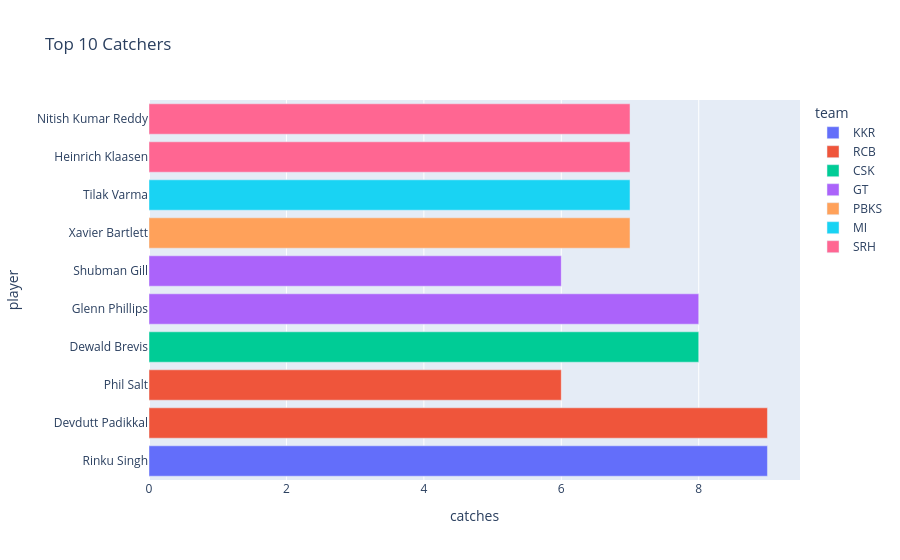

Write notebook code for a chart like this one.
### Code cell
fig = px.bar(df.sort_values("catches", ascending=False).head(10),
             x="catches", y="player", orientation="h", color="team",
             title="Top 10 Catchers")
fig.show()

### Figure 1 — Plotly figure (JSON) as saved in the notebook; plotly's stock layout.template omitted (floating-point values rounded to 4 significant figures)
{"data": [{"hovertemplate": "team=KKR<br>catches=%{x}<br>player=%{y}<extra></extra>", "legendgroup": "KKR", "marker": {"color": "#636efa", "pattern": {"shape": ""}}, "name": "KKR", "orientation": "h", "showlegend": true, "textposition": "auto", "type": "bar", "x": [9], "xaxis": "x", "y": ["Rinku Singh"], "yaxis": "y"}, {"hovertemplate": "team=RCB<br>catches=%{x}<br>player=%{y}<extra></extra>", "legendgroup": "RCB", "marker": {"color": "#EF553B", "pattern": {"shape": ""}}, "name": "RCB", "orientation": "h", "showlegend": true, "textposition": "auto", "type": "bar", "x": [9, 6], "xaxis": "x", "y": ["Devdutt Padikkal", "Phil Salt"], "yaxis": "y"}, {"hovertemplate": "team=CSK<br>catches=%{x}<br>player=%{y}<extra></extra>", "legendgroup": "CSK", "marker": {"color": "#00cc96", "pattern": {"shape": ""}}, "name": "CSK", "orientation": "h", "showlegend": true, "textposition": "auto", "type": "bar", "x": [8], "xaxis": "x", "y": ["Dewald Brevis"], "yaxis": "y"}, {"hovertemplate": "team=GT<br>catches=%{x}<br>player=%{y}<extra></extra>", "legendgroup": "GT", "marker": {"color": "#ab63fa", "pattern": {"shape": ""}}, "name": "GT", "orientation": "h", "showlegend": true, "textposition": "auto", "type": "bar", "x": [8, 6], "xaxis": "x", "y": ["Glenn Phillips", "Shubman Gill"], "yaxis": "y"}, {"hovertemplate": "team=PBKS<br>catches=%{x}<br>player=%{y}<extra></extra>", "legendgroup": "PBKS", "marker": {"color": "#FFA15A", "pattern": {"shape": ""}}, "name": "PBKS", "orientation": "h", "showlegend": true, "textposition": "auto", "type": "bar", "x": [7], "xaxis": "x", "y": ["Xavier Bartlett"], "yaxis": "y"}, {"hovertemplate": "team=MI<br>catches=%{x}<br>player=%{y}<extra></extra>", "legendgroup": "MI", "marker": {"color": "#19d3f3", "pattern": {"shape": ""}}, "name": "MI", "orientation": "h", "showlegend": true, "textposition": "auto", "type": "bar", "x": [7], "xaxis": "x", "y": ["Tilak Varma"], "yaxis": "y"}, {"hovertemplate": "team=SRH<br>catches=%{x}<br>player=%{y}<extra></extra>", "legendgroup": "SRH", "marker": {"color": "#FF6692", "pattern": {"shape": ""}}, "name": "SRH", "orientation": "h", "showlegend": true, "textposition": "auto", "type": "bar", "x": [7, 7], "xaxis": "x", "y": ["Heinrich Klaasen", "Nitish Kumar Reddy"], "yaxis": "y"}], "layout": {"barmode": "relative", "legend": {"title": {"text": "team"}, "tracegroupgap": 0}, "title": {"text": "Top 10 Catchers"}, "xaxis": {"anchor": "y", "domain": [0, 1], "title": {"text": "catches"}}, "yaxis": {"anchor": "x", "domain": [0, 1], "title": {"text": "player"}}}}
